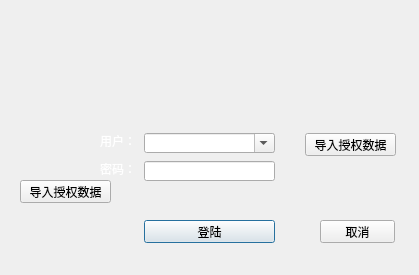
<?xml version="1.0" encoding="UTF-8"?>
<ui version="4.0">
 <class>CLoginDialog</class>
 <widget class="QDialog" name="CLoginDialog">
  <property name="windowModality">
   <enum>Qt::ApplicationModal</enum>
  </property>
  <property name="geometry">
   <rect>
    <x>0</x>
    <y>0</y>
    <width>419</width>
    <height>275</height>
   </rect>
  </property>
  <property name="mouseTracking">
   <bool>true</bool>
  </property>
  <property name="windowTitle">
   <string/>
  </property>
  <property name="styleSheet">
   <string notr="true">background-image: url(D:/WinParkUI/debug/Image/NewIcon/Login.JPG);</string>
  </property>
  <widget class="QComboBox" name="cbxUserName">
   <property name="geometry">
    <rect>
     <x>144</x>
     <y>133</y>
     <width>131</width>
     <height>20</height>
    </rect>
   </property>
   <property name="focusPolicy">
    <enum>Qt::ClickFocus</enum>
   </property>
   <property name="styleSheet">
    <string notr="true">background-image:url(none);</string>
   </property>
   <property name="editable">
    <bool>true</bool>
   </property>
  </widget>
  <widget class="QLabel" name="label_2">
   <property name="geometry">
    <rect>
     <x>100</x>
     <y>133</y>
     <width>36</width>
     <height>16</height>
    </rect>
   </property>
   <property name="styleSheet">
    <string notr="true">background-image:url(none);
color: rgb(255, 255, 255);</string>
   </property>
   <property name="text">
    <string>用户：</string>
   </property>
  </widget>
  <widget class="QLineEdit" name="edtUserPwd">
   <property name="geometry">
    <rect>
     <x>144</x>
     <y>161</y>
     <width>131</width>
     <height>20</height>
    </rect>
   </property>
   <property name="focusPolicy">
    <enum>Qt::StrongFocus</enum>
   </property>
   <property name="styleSheet">
    <string notr="true">background-image:url(none);</string>
   </property>
   <property name="inputMask">
    <string notr="true"/>
   </property>
  </widget>
  <widget class="QLabel" name="label_3">
   <property name="geometry">
    <rect>
     <x>100</x>
     <y>161</y>
     <width>36</width>
     <height>16</height>
    </rect>
   </property>
   <property name="styleSheet">
    <string notr="true">background-image:url(none);
color: rgb(255, 255, 255);</string>
   </property>
   <property name="text">
    <string>密码：</string>
   </property>
  </widget>
  <widget class="QLabel" name="lblTip">
   <property name="geometry">
    <rect>
     <x>30</x>
     <y>191</y>
     <width>351</width>
     <height>20</height>
    </rect>
   </property>
   <property name="styleSheet">
    <string notr="true">background-image:url(none);
color: rgb(255, 255, 255);</string>
   </property>
   <property name="text">
    <string/>
   </property>
   <property name="alignment">
    <set>Qt::AlignCenter</set>
   </property>
  </widget>
  <widget class="QPushButton" name="btnConnectDb">
   <property name="geometry">
    <rect>
     <x>146</x>
     <y>290</y>
     <width>171</width>
     <height>31</height>
    </rect>
   </property>
   <property name="styleSheet">
    <string notr="true">background-image:url(none);</string>
   </property>
   <property name="text">
    <string>重连数据库</string>
   </property>
  </widget>
  <widget class="QLabel" name="lblTitle">
   <property name="geometry">
    <rect>
     <x>20</x>
     <y>5</y>
     <width>141</width>
     <height>21</height>
    </rect>
   </property>
   <property name="styleSheet">
    <string notr="true">background-image:url(none);</string>
   </property>
   <property name="text">
    <string/>
   </property>
  </widget>
  <widget class="QPushButton" name="btnCancel">
   <property name="geometry">
    <rect>
     <x>320</x>
     <y>220</y>
     <width>75</width>
     <height>23</height>
    </rect>
   </property>
   <property name="focusPolicy">
    <enum>Qt::ClickFocus</enum>
   </property>
   <property name="styleSheet">
    <string notr="true">background-image:url(none);</string>
   </property>
   <property name="text">
    <string>取消</string>
   </property>
   <property name="autoDefault">
    <bool>false</bool>
   </property>
   <property name="default">
    <bool>false</bool>
   </property>
  </widget>
  <widget class="QPushButton" name="btnLogin">
   <property name="geometry">
    <rect>
     <x>144</x>
     <y>220</y>
     <width>131</width>
     <height>23</height>
    </rect>
   </property>
   <property name="focusPolicy">
    <enum>Qt::ClickFocus</enum>
   </property>
   <property name="styleSheet">
    <string notr="true">background-image:url(none);</string>
   </property>
   <property name="text">
    <string>登陆</string>
   </property>
   <property name="autoDefault">
    <bool>true</bool>
   </property>
   <property name="default">
    <bool>true</bool>
   </property>
  </widget>
  <widget class="QPushButton" name="pushButton">
   <property name="geometry">
    <rect>
     <x>20</x>
     <y>180</y>
     <width>91</width>
     <height>23</height>
    </rect>
   </property>
   <property name="styleSheet">
    <string notr="true">background-image:url(none);</string>
   </property>
   <property name="text">
    <string>导入授权数据</string>
   </property>
   <property name="autoDefault">
    <bool>false</bool>
   </property>
  </widget>
  <widget class="QPushButton" name="btnImport">
   <property name="geometry">
    <rect>
     <x>305</x>
     <y>133</y>
     <width>91</width>
     <height>23</height>
    </rect>
   </property>
   <property name="styleSheet">
    <string notr="true">background-image:url(none);</string>
   </property>
   <property name="text">
    <string>导入授权数据</string>
   </property>
  </widget>
 </widget>
 <resources/>
 <connections/>
</ui>
